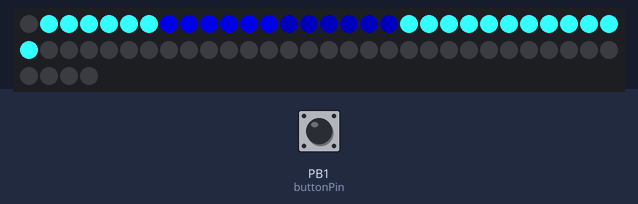
Bench run of a sketch on a simulated ATtiny85, built with avr-gcc and run on an emulated ATtiny85. On the bench: 64 RGB LEDs in strip order, left to right, continuing on the next row. The test bench sets the inputs (shaded band); at power-on: PB1 (buttonPin) LOW.

Above: at 1.2 s.
1.3 s: PB1 (buttonPin) pulled HIGH for 0.15 s
At 1.8 s:
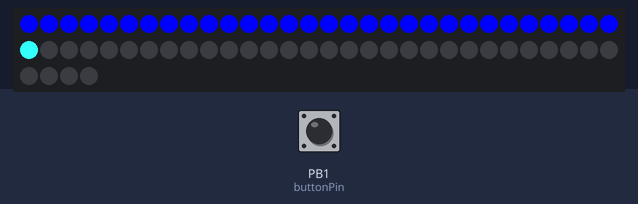
2.9 s: PB1 (buttonPin) pulled HIGH for 1 s
At 4.1 s:
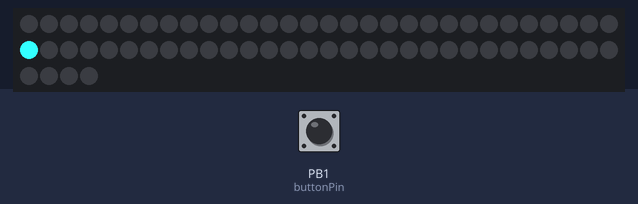
5.4 s: PB1 (buttonPin) pulled HIGH for 3.2 s
At 6.2 s:
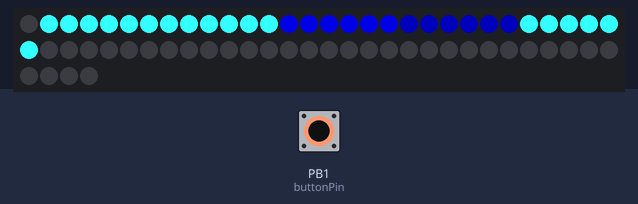
Timing chart, 0 to 8.4 s (numbered marks = the images above; inputs shaded):
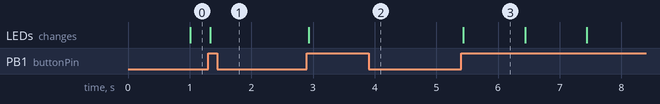

The sketch:

Aquatiq_Popart_Code.ino
```cpp
//Sabrina Bagley
//CRT 360, Zane Cochran
//3/11/2022
//Pop Art PCB
//Aquatiq


/* The PopArt PCB
 * This particular project is centered around a custom-made, custom-
 * shaped PCB board, inlaid with 30 NeoPixel LEDs and controlled via
 * ATTiny85. The board I created is shaped like a fish, so I decided
 * to create a series of underwater-themed switch cases.
 * The first case is an animation that uses stripes of darker blue
 * LEDs to make the fish look as though it's swimming. It has two
 * frames; the first frame is the "rest" frame, and the second frame
 * moves the stripes from the center of the fish's body
 * towards the tail. Together, they make the stripes move back and
 * forth every second.
 * The second case turns the board completely blue, meant to act as
 * some nice aquatic mood-lighting.
 * The final case turns the lights off!
 */
//Button Stuff
#include <Bounce2.h> //debouncing library
int buttonPin = 1; //there's just one button here
Bounce button = Bounce();

//Include neopixel library
#include <Adafruit_NeoPixel.h>
Adafruit_NeoPixel strip (64, 0, NEO_GRB + NEO_KHZ800);

int whichFrame = 1;

//Switch case value
int switchVal = 0;

//Animation Values
int numGrid = 30;
int numFrames = 2;

//Timing vars
const long timeInterval = 1000; //interval at which the animation will blink
unsigned long previousMillis = 0;


char index [30]{
  //Animations for the fishe
  //A layout of the PCB's LEDs and their assignments

  30, 24, 18, 12,
  29, 23, 17, 11, 6,
  28, 22, 16, 10, 5, 1,
  27, 21, 15,  9, 4, 2,
  26, 20, 14,  8, 3,
  25, 19, 13,  7,
};

char colors [3][3]{ //[how many lists] [how many colors]
  {51, 255, 255}, //0 - Aqua
  // this is the main body color

  {0 , 0, 179}, //1 - Zaffre
  //this is the color of the first stripe

  {0, 0, 77}, //2 - Electric Ultramarine
  // this is the color of the second stripe
};

char frames [2] [30]{
  //create the three animation frames
  //frame 1
  {
  0, 0, 2, 1,
  0, 0, 2, 1, 0,
  0, 0, 2, 1, 0, 0,
  0, 0, 2, 1, 0, 0,
  0, 0, 2, 1, 0,
  0, 0, 2, 1,
},
{
  0, 2, 1, 0,
  0, 2, 1, 0, 0,
  0, 2, 1, 0, 0, 0,
  0, 2, 1, 0, 0, 0,
  0, 2, 1, 0, 0,
  0, 2, 1, 0,
},
//{
//Unnecessary 3rd frame -- removed for memory conservation
//  2, 1, 0, 0,
//  2, 1, 0, 0, 0,
//  2, 1, 0, 0, 0, 0,
//  2, 1, 0, 0, 0, 0,
//  2, 1, 0, 0, 0,
//  2, 1, 0, 0,
//
//},
};
/*  While I initially had borrowed some Bounce2 code from another project,
 *  I switched to using a simpler method that was better for a single button
 *  rather than using code meant for multiple buttons. The previous
 *  button code also stopped working while I was working out the
 *  kinks on the animation case, and, while it may work now, I'm
 *  sticking with the new, shorter code out of an abundance of caution.
 *
 */
void setup() {
  // put your setup code here, to run once:
  button.attach(buttonPin, INPUT);
  button.interval(25);

  strip.begin();
  strip.clear();
  strip.show();
}

void loop() {
  // put your main code here, to run repeatedly:
  button.update();
  if (button.rose() == true){
    switchVal = switchVal + 1;
  }
  if (switchVal > 2){
    switchVal = 0;
  }
  unsigned long currentMillis = millis();


  switch (switchVal){
    case 0:

 //   for (int j=0; j < numFrames; j++){

 //The timer
     if(currentMillis - previousMillis >= timeInterval){

      whichFrame = whichFrame+1;
      previousMillis = millis();

     if(whichFrame >= numFrames){
      whichFrame = 0;
     }
    }

    for (int i=0; i < numGrid; i++){
      int whichLED = i;
      int whichIndex = index[whichLED];
      int whichColor = frames [whichFrame] [whichLED];

      int a = colors[whichColor][0]; //aqua
      int z = colors[whichColor][1]; //zaffre
      int e = colors[whichColor][2]; //electric ultramarine


      strip.setPixelColor(whichIndex, a, z, e);
    }

     strip.show();

  break;

    case 1:
    //I'm Blue
    //Turn the whole fish blue
    for (int i = 0; i < 30; i++){ //run through every LED
      strip.setPixelColor(i, 0, 0, 255); //set color to blue

    }
    strip.show(); //show it

    break;


    case 2:

   //Turn it off

   for (int i = 0; i < 30; i++){
    strip.setPixelColor(i, 0, 0, 0);
   }
   strip.show();
    break;
  }

}
```

Button.ino
```cpp
//// Button Things
//
//void initButton(){
//  for (int i = 0; i < 1; i++){
//    button[i].attach(buttonPin[i], INPUT); //attach pins to buttons, set as inputs
//    button[i].interval(25);
//  }
//}
//
//void updateButton(){
//  for (int i = 0; i < 1; i++){
//    button[i].update();
//    if (button[i].rose()){
//      switchVal=switchVal+1;
//    }
//    if (switchVal>2){
//      switchVal=0;
//    }
//  }
//}
```

Measured:
- after the input at 1.3 s, the LEDs: change at once (image 1)
- after the input at 2.9 s, the LEDs: change at once (image 2)
- after the input at 5.4 s, the LEDs: change at once (image 3)
- what the display in image 3 shows lasts 1.0 s, from 5.4 s to 6.4 s
